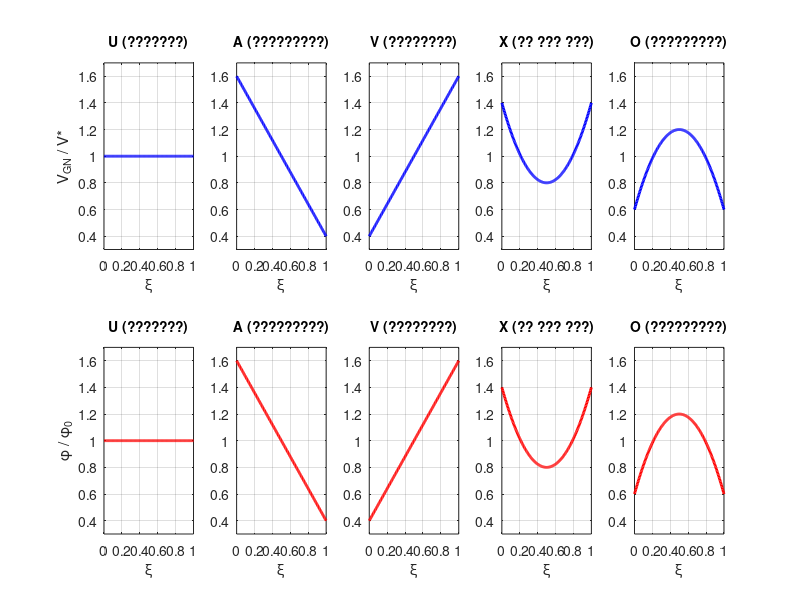

MATLAB code for this plot: (Note: this script raises an error after producing the figure.)


clc;
clear;
close all;

% ?????????? ????
xi = linspace(0, 1, 200);
V_star = 1.0;
phi0 = 1.0;
beta = 0.6;   % ??? ????? A ? V
delta = 0.6;  % ??? ????? X
eta = 0.6;    % ??? ????? O

%% --- ????????? ?????? ---
% U - ???????
V_U = V_star * ones(size(xi));

% A - ????????? (????? ?? ??? ?????)
V_A = V_star * (1 + beta * (1 - 2 .* xi));

% V - ???????? (??????? ?? ??? ?????)
V_V = V_star * (1 - beta * (1 - 2 .* xi));

% X - ?? ??? ??? (?????/?????)
V_X = V_star * (1 + delta * (1 - 4 .* xi .* (1 - xi) - 1/3));

% O - ????????? (?)
V_O = V_star * (1 + eta * (4 .* xi .* (1 - xi) - 2/3));

%% --- ????????? ????? ---
% U
P_U = phi0 * ones(size(xi));

% A - ?????????
P_A = phi0 * (1 + beta * (1 - 2 .* xi));

% V - ????????
P_V = phi0 * (1 - beta * (1 - 2 .* xi));

% X - ?? ??? ???
P_X = phi0 * (1 + delta * (1 - 4 .* xi .* (1 - xi) - 1/3));

% O - ?????????
P_O = phi0 * (1 + eta * (4 .* xi .* (1 - xi) - 2/3));

%% --- ??? ?????? ---
figure('Position',[100 100 1200 500]);

titles_G = {'U (???????)','A (?????????)',...
            'V (????????)','X (?? ??? ???)','O (?????????)'};
G_list = {V_U, V_A, V_V, V_X, V_O};

titles_P = {'U (???????)','A (?????????)',...
            'V (????????)','X (?? ??? ???)','O (?????????)'};
P_list = {P_U, P_A, P_V, P_X, P_O};

% ???? ????: ??????
for i = 1:5
    subplot(2,5,i);
    plot(xi, G_list{i}, 'b', 'LineWidth', 2);
    title(titles_G{i}, 'FontSize', 10);
    ylim([0.3 1.7]);
    xlabel('\xi');
    grid on;
    if i == 1
        ylabel('V_{GN} / V*');
    end
end

% ???? ?????: ?????
for i = 1:5
    subplot(2,5,5+i);
    plot(xi, P_list{i}, 'r', 'LineWidth', 2);
    title(titles_P{i}, 'FontSize', 10);
    ylim([0.3 1.7]);
    xlabel('\xi');
    grid on;
    if i == 1
        ylabel('\phi / \phi_0');
    end
end

sgtitle('??? ????? ????????? ?????? (????) ? ??? ????? ????? (?????)');
